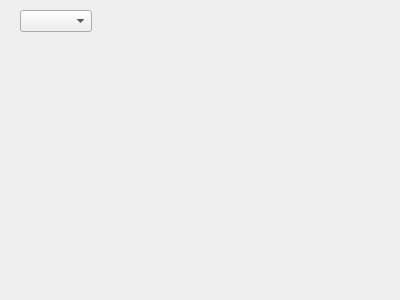
<?xml version="1.0" encoding="UTF-8"?>
<ui version="4.0">
 <class>Widget</class>
 <widget class="QWidget" name="Widget">
  <property name="geometry">
   <rect>
    <x>0</x>
    <y>0</y>
    <width>400</width>
    <height>300</height>
   </rect>
  </property>
  <property name="windowTitle">
   <string>Widget</string>
  </property>
  <widget class="QComboBox" name="comboBox">
   <property name="geometry">
    <rect>
     <x>20</x>
     <y>10</y>
     <width>72</width>
     <height>22</height>
    </rect>
   </property>
  </widget>
 </widget>
 <layoutdefault spacing="6" margin="11"/>
 <resources/>
 <connections/>
</ui>
